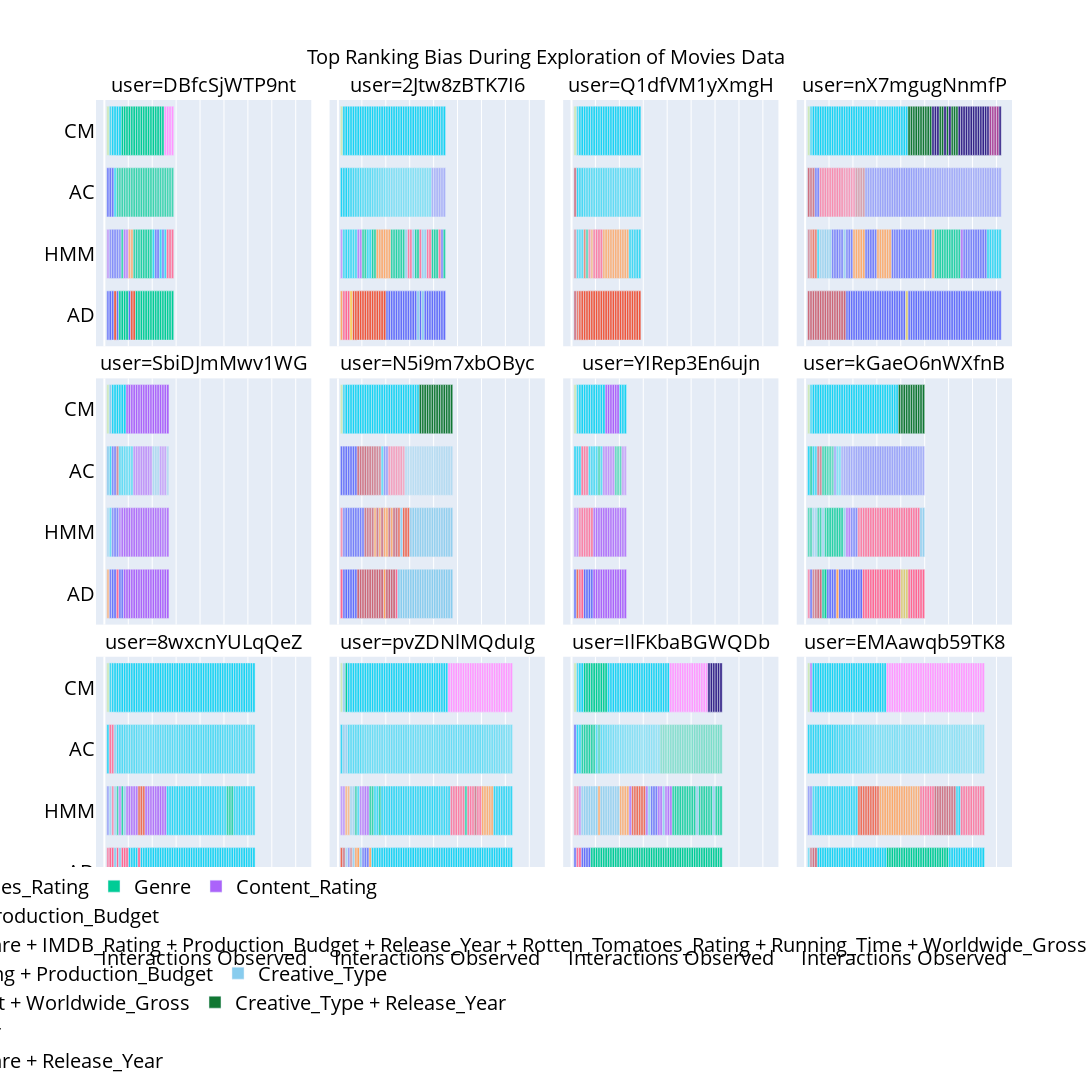

The cell this chart's notebook holds for it:
### Code cell
bias_metric_per_task_ac = {'Worldwide Gross': 'bias-Worldwide Gross_disc', 'Production Budget': 'bias-Production Budget_disc',
                        'Running Time':'bias-Running Time_disc','Rotten Tomatoes Rating': 'bias-Rotten Tomatoes Rating_disc', 
                        'IMDB Rating': 'bias-IMDB Rating_disc','Release Year': 'bias-Release Year',
                       'Content Rating':'bias-Content Rating','Genre':'bias-Genre','Creative Type': 'bias-Creative Type'}

bias_metric_per_task = {'Worldwide Gross': 'bias-Worldwide Gross', 'Production Budget': 'bias-Production Budget',
                        'Running Time':'bias-Running Time','Rotten Tomatoes Rating': 'bias-Rotten Tomatoes Rating', 
                        'IMDB Rating': 'bias-IMDB Rating','Release Year': 'bias-Release Year',
                       'Content Rating':'bias-Content Rating','Genre':'bias-Genre','Creative Type': 'bias-Creative Type'}

bias_metric_per_task_hmm = {'Worldwide Gross': 'bias-bias_Worldwide Gross', 'Production Budget': 'bias-bias_Production Budget',
                        'Running Time':'bias-bias_Running Time','Rotten Tomatoes Rating': 'bias-bias_Rotten Tomatoes Rating', 
                        'IMDB Rating': 'bias-bias_IMDB Rating','Release Year': 'bias-bias_Release Year',
                       'Content Rating':'bias-bias_Content Rating','Genre':'bias-bias_Genre','Creative Type': 'bias-bias_Creative Type'}

def user_bias_over_time(user, results, bias_metric_names, alg):
    user_top_bias = pd.DataFrame()
    start_stop_list = []
    attribute_list = []
    session_len = len(interaction_data.loc[interaction_data.user == user, 'interaction_session'].values[0])
    for i in range(session_len):
        if i > 0:
            user_bias_data = results[results.participant_id == user]
            current_max = {'attribute': '', 'bias': 0}
            for attr in bias_metric_names.values():
                attr_clean = [k for k,v in bias_metric_names.items() if v == attr][0]
                attr_clean = attr_clean.replace(' ', '_')
                current_bias =  float(user_bias_data[attr].values[0][i-1])
                if current_max['bias'] < current_bias:
                    current_max['attribute'] = attr_clean
                    current_max['bias'] = current_bias
                elif current_max['bias'] == current_bias:
                    current_max_str = current_max['attribute'] + ' ' + attr_clean
                    current_max_str = current_max_str.replace(' + ', ' ')
                    split_array = current_max_str.split()
                    list_max_attrs = sorted(split_array)
                    mixed_attr_title = ' + '.join([elem for elem in list_max_attrs])
                    current_max['attribute'] = mixed_attr_title
                    current_max['bias'] = current_bias
            start_stop_list.append(tuple((i, i + 1)))
            user_top_bias = pd.concat([user_top_bias, pd.DataFrame({'user': [user], 'alg': alg,'start': [i],
                                        'stop': [i + 1], 'top_bias': [current_max['attribute']],
                                        'bias_value': [round(current_max['bias'], 2)]})])
    return user_top_bias.reset_index(drop=True), start_stop_list
            
user_list = interaction_data['user'].unique()
all_user_sessions = pd.DataFrame()

for user in user_list:
    df, start_stop = user_bias_over_time(user, movies_results_wall, bias_metric_per_task, 'AD')
    df_hmm, start_stop = user_bias_over_time(user, movies_results_hmm, bias_metric_per_task_hmm, 'HMM')
    df_cm, start_stop = user_bias_over_time(user, movies_results_cm, bias_metric_per_task, 'CM')
    df_ac, start_stop = user_bias_over_time(user, movies_results_ac, bias_metric_per_task_ac, 'AC')
    combined_user = pd.concat([df, df_hmm, df_cm, df_ac])
    all_user_sessions = pd.concat([all_user_sessions, combined_user])
    
all_user_sessions['delta'] = all_user_sessions['stop'] - all_user_sessions['start']

colors = px.colors.qualitative.Plotly + px.colors.qualitative.Safe
fig = px.timeline(all_user_sessions, x_start='start', x_end='stop', y='alg', color='top_bias', text='bias_value',
                  facet_col='user', facet_col_wrap = 4,
                  title = 'Top Ranking Bias During Exploration of Movies Data',
                 labels = {'alg':''}, facet_row_spacing=0.04, width=2000 , height=1200,
                 color_discrete_sequence=colors)

fig.for_each_xaxis(lambda xaxis: xaxis.update(type='linear'))

for d in fig.data:
    x_array = len(d.x)
    d.x = [1] * x_array

fig.update_xaxes(
    nticks= 16,
    tick0 = 1,
    title_font=dict(size=12)
)

font_size = 20
fig.update_xaxes(title_text = 'Interactions Observed', title_font=dict(size=font_size), row=1, col=1)
fig.update_xaxes(title_text = 'Interactions Observed', title_font=dict(size=font_size), row=1, col=2)
fig.update_xaxes(title_text = 'Interactions Observed', title_font=dict(size=font_size), row=1, col=3)
fig.update_xaxes(title_text = 'Interactions Observed', title_font=dict(size=font_size), row=1, col=4)


fig.update_layout(
    title = dict(x=0.5, xanchor='center', yanchor='top', font_size=font_size),
    legend=dict(title = '', orientation="h", yanchor="bottom", y=-0.22, xanchor="right", x=1),
    font=dict(color='black', size=font_size)
)

fig.for_each_trace(
    lambda trace: trace.update(marker_opacity = trace.text)
)

fig.update_traces(textfont_size=4, textangle=0, text='')
fig.show()
